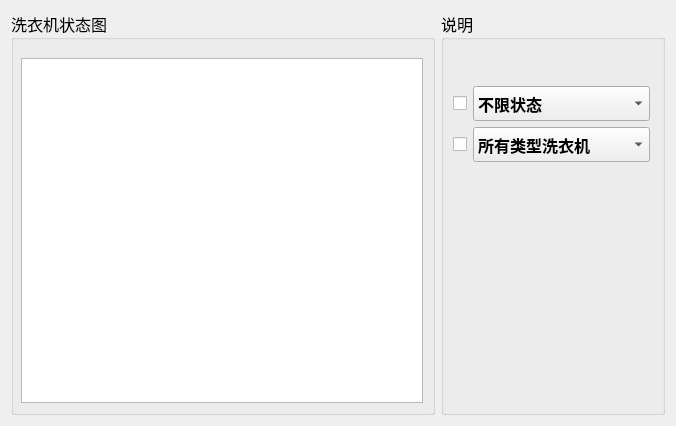
<?xml version="1.0" encoding="UTF-8"?>
<ui version="4.0">
 <class>ProManage</class>
 <widget class="QWidget" name="ProManage">
  <property name="geometry">
   <rect>
    <x>0</x>
    <y>0</y>
    <width>676</width>
    <height>426</height>
   </rect>
  </property>
  <property name="windowTitle">
   <string>Form</string>
  </property>
  <layout class="QVBoxLayout" name="verticalLayout_4">
   <item>
    <layout class="QHBoxLayout" name="horizontalLayout_5">
     <item>
      <layout class="QVBoxLayout" name="verticalLayout_3">
       <item>
        <widget class="QGroupBox" name="groupBox">
         <property name="font">
          <font>
           <family>楷体</family>
           <pointsize>12</pointsize>
          </font>
         </property>
         <property name="title">
          <string>洗衣机状态图</string>
         </property>
         <layout class="QHBoxLayout" name="horizontalLayout">
          <property name="leftMargin">
           <number>7</number>
          </property>
          <property name="topMargin">
           <number>18</number>
          </property>
          <item>
           <widget class="QTableView" name="tableView">
            <attribute name="verticalHeaderDefaultSectionSize">
             <number>30</number>
            </attribute>
            <attribute name="verticalHeaderMinimumSectionSize">
             <number>20</number>
            </attribute>
           </widget>
          </item>
         </layout>
        </widget>
       </item>
      </layout>
     </item>
     <item>
      <widget class="QGroupBox" name="groupBox_2">
       <property name="minimumSize">
        <size>
         <width>130</width>
         <height>0</height>
        </size>
       </property>
       <property name="font">
        <font>
         <family>楷体</family>
         <pointsize>12</pointsize>
        </font>
       </property>
       <property name="title">
        <string>说明</string>
       </property>
       <layout class="QVBoxLayout" name="verticalLayout_2">
        <property name="topMargin">
         <number>20</number>
        </property>
        <property name="rightMargin">
         <number>12</number>
        </property>
        <item>
         <widget class="QLabel" name="Datetimelabel">
          <property name="font">
           <font>
            <pointsize>11</pointsize>
            <weight>75</weight>
            <bold>true</bold>
           </font>
          </property>
          <property name="text">
           <string/>
          </property>
         </widget>
        </item>
        <item>
         <layout class="QVBoxLayout" name="verticalLayout">
          <item>
           <layout class="QHBoxLayout" name="horizontalLayout_2">
            <item>
             <widget class="QCheckBox" name="checkBox">
              <property name="sizePolicy">
               <sizepolicy hsizetype="Maximum" vsizetype="Fixed">
                <horstretch>0</horstretch>
                <verstretch>0</verstretch>
               </sizepolicy>
              </property>
              <property name="text">
               <string/>
              </property>
             </widget>
            </item>
            <item>
             <widget class="QComboBox" name="comboBoxRoomStatus">
              <property name="minimumSize">
               <size>
                <width>120</width>
                <height>35</height>
               </size>
              </property>
              <property name="font">
               <font>
                <weight>75</weight>
                <bold>true</bold>
               </font>
              </property>
              <property name="cursor">
               <cursorShape>OpenHandCursor</cursorShape>
              </property>
              <item>
               <property name="text">
                <string>不限状态</string>
               </property>
              </item>
              <item>
               <property name="text">
                <string>限空洗衣机</string>
               </property>
              </item>
              <item>
               <property name="text">
                <string>限满洗衣机</string>
               </property>
              </item>
              <item>
               <property name="text">
                <string>限维修洗衣机</string>
               </property>
              </item>
             </widget>
            </item>
           </layout>
          </item>
          <item>
           <layout class="QHBoxLayout" name="horizontalLayout_3"/>
          </item>
          <item>
           <layout class="QHBoxLayout" name="horizontalLayout_4">
            <item>
             <widget class="QCheckBox" name="checkBox_3">
              <property name="sizePolicy">
               <sizepolicy hsizetype="Maximum" vsizetype="Fixed">
                <horstretch>0</horstretch>
                <verstretch>0</verstretch>
               </sizepolicy>
              </property>
              <property name="text">
               <string/>
              </property>
             </widget>
            </item>
            <item>
             <widget class="QComboBox" name="comboBoxRoomType">
              <property name="minimumSize">
               <size>
                <width>120</width>
                <height>35</height>
               </size>
              </property>
              <property name="font">
               <font>
                <weight>75</weight>
                <bold>true</bold>
               </font>
              </property>
              <property name="cursor">
               <cursorShape>OpenHandCursor</cursorShape>
              </property>
              <item>
               <property name="text">
                <string>所有类型洗衣机</string>
               </property>
              </item>
              <item>
               <property name="text">
                <string>(1)全自动立式水洗机</string>
               </property>
               <property name="icon">
                <iconset resource="image.qrc">
                 <normaloff>:/image/roomtype/signal.png</normaloff>:/image/roomtype/signal.png</iconset>
               </property>
              </item>
              <item>
               <property name="text">
                <string>(2)全封闭石油干洗机</string>
               </property>
               <property name="icon">
                <iconset resource="image.qrc">
                 <normaloff>:/image/roomtype/double.png</normaloff>:/image/roomtype/double.png</iconset>
               </property>
              </item>
              <item>
               <property name="text">
                <string>(3)立式工业洗衣机</string>
               </property>
               <property name="icon">
                <iconset resource="image.qrc">
                 <normaloff>:/image/roomtype/luxury.png</normaloff>:/image/roomtype/luxury.png</iconset>
               </property>
              </item>
              <item>
               <property name="text">
                <string>(4)豪华吸鼓风烫台</string>
               </property>
               <property name="icon">
                <iconset resource="image.qrc">
                 <normaloff>:/image/roomtype/president.png</normaloff>:/image/roomtype/president.png</iconset>
               </property>
              </item>
             </widget>
            </item>
           </layout>
          </item>
          <item>
           <widget class="QLabel" name="labelRoomNo">
            <property name="font">
             <font>
              <pointsize>12</pointsize>
              <weight>75</weight>
              <bold>true</bold>
             </font>
            </property>
            <property name="text">
             <string/>
            </property>
            <property name="alignment">
             <set>Qt::AlignCenter</set>
            </property>
           </widget>
          </item>
          <item>
           <spacer name="verticalSpacer">
            <property name="orientation">
             <enum>Qt::Vertical</enum>
            </property>
            <property name="sizeHint" stdset="0">
             <size>
              <width>20</width>
              <height>40</height>
             </size>
            </property>
           </spacer>
          </item>
         </layout>
        </item>
       </layout>
      </widget>
     </item>
    </layout>
   </item>
  </layout>
 </widget>
 <resources>
  <include location="image.qrc"/>
 </resources>
 <connections/>
</ui>
